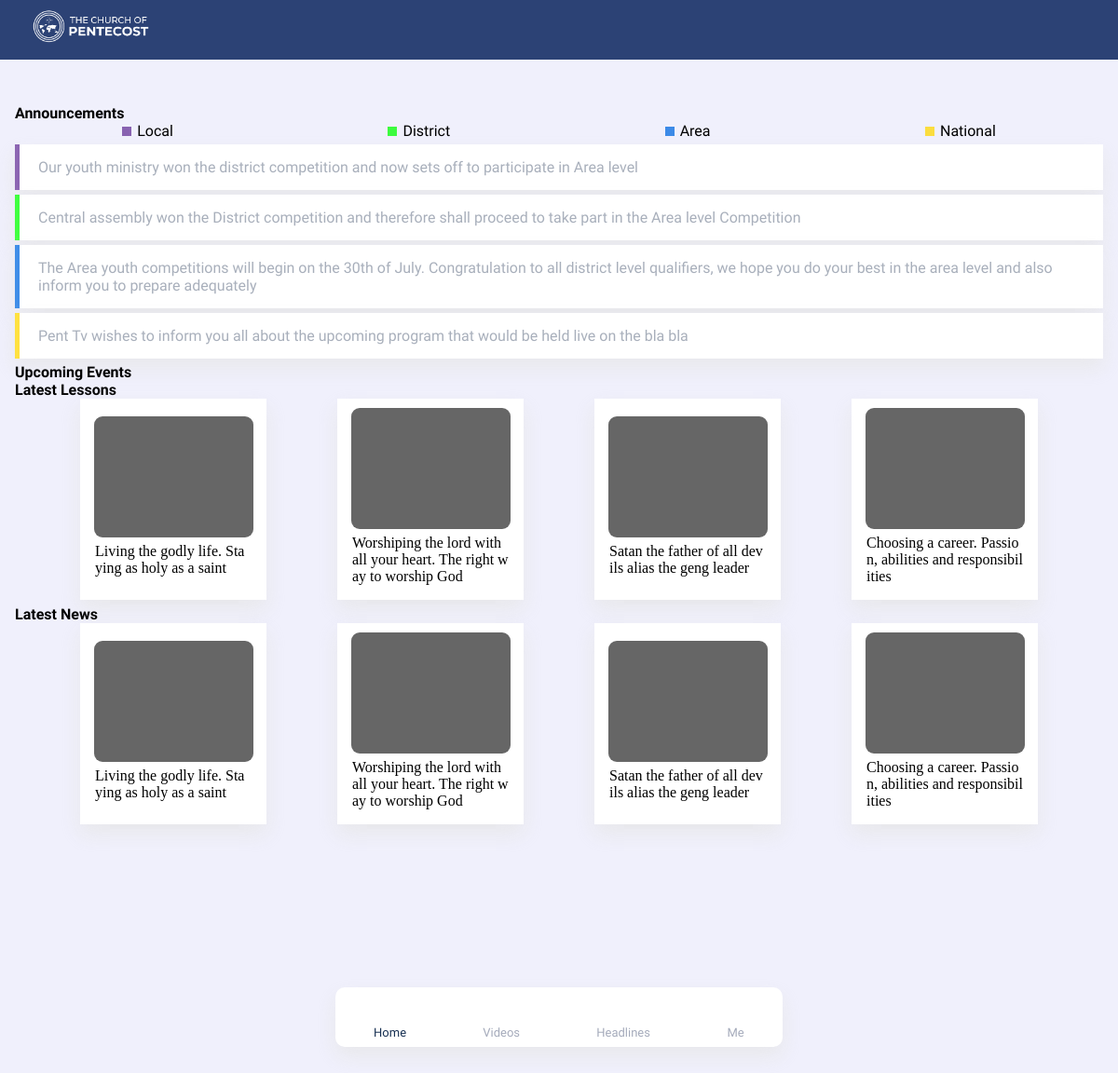
The page /member/home (signed in) on the database as committed earlier.
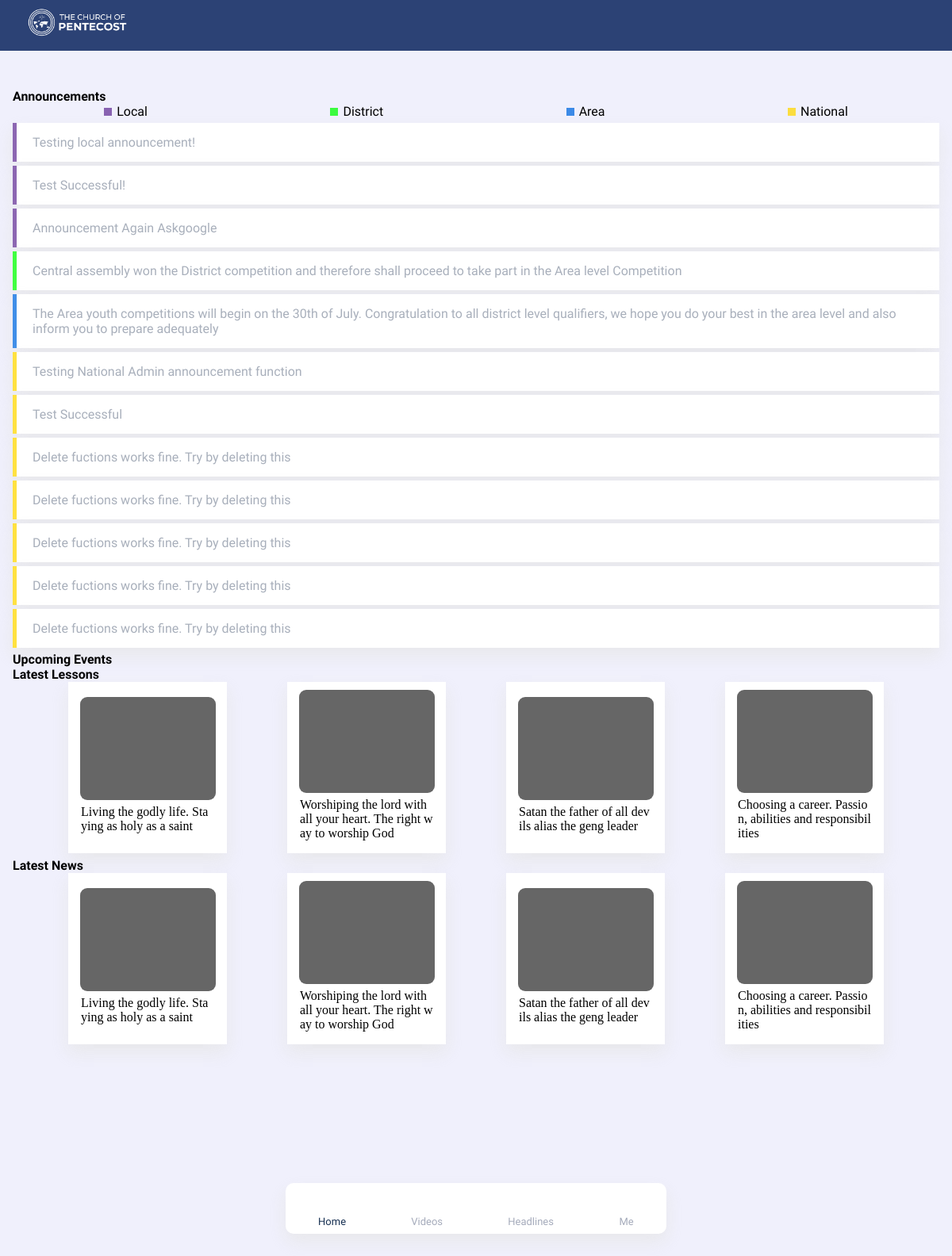
The same page on the database as committed later.
### thecop_app/models.py (models this page shows)
class LocalAnnouncement(models.Model):
    id = models.CharField(max_length=100, primary_key=True)
    date = models.DateField(auto_now=True)
    text = models.TextField()
    local = models.ForeignKey(LocalAssembly, on_delete=models.CASCADE)

class DistrictAnnouncement(models.Model):
    id = models.CharField(max_length=100, primary_key=True)
    date = models.DateField(auto_now=True)
    text = models.TextField()
    district = models.ForeignKey(District, on_delete=models.CASCADE)

class AreaAnnouncement(models.Model):
    id = models.CharField(max_length=100, primary_key=True)
    date = models.DateField(auto_now=True)
    text = models.TextField()
    area = models.ForeignKey(Area, on_delete=models.CASCADE)

class NationalAnnouncement(models.Model):
    id = models.CharField(max_length=100, primary_key=True)
    date = models.DateField(auto_now=True)
    text = models.TextField()
    nation = models.ForeignKey(Nation, on_delete=models.CASCADE)

### thecop_app/member/views.py (the view)
# urls.py: path("home", views.home, name="areaAdmin_home"),
def home(request):
    if request.session.get("member_id") is None:
        return redirect("member_login")
    else:
        try:
            member = Member.objects.get(pk=request.session.get("member_id"))
            upcoming_events = []
            current_datetime = timezone.now()
            for event in NationalEvent.objects.filter(start__gte=current_datetime).order_by('start'):
                upcoming_events.append(event)
            for event in AreaEvent.objects.filter(start__gte=current_datetime).order_by('start'):
                upcoming_events.append(event)
            for event in DistrictEvent.objects.filter(start__gte=current_datetime).order_by('start'):
                upcoming_events.append(event)
            for event in LocalEvent.objects.filter(start__gte=current_datetime).order_by('start'):
                upcoming_events.append(event)
            context = {
                "member": member,
                "upcoming_events": upcoming_events
            }
            return render(request, "thecop_app/member/home.html", context)
        except ObjectDoesNotExist:
            return redirect("member_login")
    return redirect("member_login")

### thecop_app/models.py (called while the page is built)
    def get_national_announcements(self):
        return self.local_assembly.district.area.nation.nationalannouncement_set.all()

    def get_area_announcements(self):
        return self.local_assembly.district.area.areaannouncement_set.all()

    def get_district_announcements(self):
        return self.local_assembly.district.districtannouncement_set.all()

    def get_local_announcements(self):
        return self.local_assembly.localannouncement_set.all()

### thecop_app/templates/thecop_app/member/home.html (shortened to what this page needs)
<!DOCTYPE html>
<html lang="en">
<head>
        <link rel="stylesheet" href="https://stackpath.bootstrapcdn.com/font-awesome/4.7.0/css/font-awesome.min.css">
    {% load static %}
    <link rel="stylesheet" href="{% static 'thecop_app/CSS/index.css' %}" />
    <link rel="stylesheet" href="{% static 'thecop_app/CSS/ananse.css' %}">
    <link rel="stylesheet" href="{% static 'thecop_app/CSS/form.css' %}">
    <link rel="stylesheet" href="{% static 'thecop_app/CSS/fa/allicons.css' %}">
</head>
<body style="display:grid">
<header class="header">
       <a href="index.html" class="brand">
        <img src="{% static 'thecop_app/images/The-Church-Of-Pentecost.png' %}"/>
       </a>
    </header>
<div class="appbody">
    <h4>Announcements</h4>
        <div class="anc-keys">
            <div class="key">
                <span class="box l"></span>
                <span>Local</span>
            </div>
            <div class="key">
                <span class="box d"></span>
                <span>District</span>
            </div>
            <div class="key">
                <span class="box a"></span>
                <span>Area</span>
            </div>
            <div class="key">
                <span class="box n"></span>
                <span>National</span>
            </div>
        </div>
    <div>
        {% for announcement in member.get_local_announcements %}
            <div class="anc l">
                <span>{{ announcement.text }}</span>
            </div>
        {% endfor %}
        {% for announcement in member.get_district_announcements %}
            <div class="anc d">
                <span>{{ announcement.text }}</span>
            </div>
        {% endfor %}
        {% for announcement in member.get_area_announcements %}
            <div class="anc a">
                <span>{{ announcement.text }}</span>
            </div>
        {% endfor %}
        {% for announcement in member.get_national_announcements %}
            <div class="anc n">
                <span>{{ announcement.text }}</span>
            </div>
        {% endfor %}
    </div>
 <h4>Upcoming Events</h4>
    <h4>Latest Lessons</h4>
    <div class="fl001">
        <div class="box001">
            <div class="cover"></div>
            <div class="text">Living the godly life. Staying as holy as a saint</div>
        </div>
        <div class="box001">
            <div class="cover"></div>
            <div class="text">Worshiping the lord with all your heart. The right way to worship God</div>
        </div>
        <div class="box001">
            <div class="cover"></div>
            <div class="text">Satan the father of all devils alias the geng leader</div>
        </div>
        <div class="box001">
        <div class="cover"></div>
        <div class="text">Choosing a career. Passion, abilities and responsibilities</div>
    </div>
    </div>
    <h4>Latest News</h4>
    <div class="fl001">
        <div class="box001">
            <div class="cover"></div>
            <div class="text">Living the godly life. Staying as holy as a saint</div>
        </div>
        <div class="box001">
            <div class="cover"></div>
            <div class="text">Worshiping the lord with all your heart. The right way to worship God</div>
        </div>
        <div class="box001">
            <div class="cover"></div>
            <div class="text">Satan the father of all devils alias the geng leader</div>
        </div>
        <div class="box001">
        <div class="cover"></div>
        <div class="text">Choosing a career. Passion, abilities and responsibilities</div>
    </div>
    </div>
<div class="blank"></div>
</div>
<bottomnav>
        <navitem is-selected onclick="window.open('{% url 'member_home' %}', '_self')" >
            <i class="fa-light fa-church"></i>
            <text>Home</text>
        </navitem>
        <navitem>
            <i class="fa-light fa-video"></i>
            <text>Videos</text>
        </navitem>
        <navitem onclick="window.open('{% url 'member_headlines' %}', '_self')" >
             <i class="fa-light fa-newspaper"></i>
            <text>Headlines</text>
        </navitem>
        <navitem onclick="window.open('{% url 'member_me' %}', '_self')">
            <i class="fa-light fa-user"></i>
            <text>Me</text>
        </navitem>
</bottomnav>
</body>
</html>

### thecop_app/static/thecop_app/CSS/index.css (style rules this page uses)
* { padding: 0; margin: 0; box-sizing: border-box; font-family: 'Ubuntu', sans-serif; }
body { background-color: #e6e6fa99; overflow-x: hidden; }
.header { z-index: 98; position: fixed; width: 100%; display: flex; justify-content: space-between; align-items: center; padding: 10px 30px; background: #2C4275; top: 0; }
.brand img { width: 135px; height: 40px; flex-basis: 60%; }
.anc { width: 100%; height: auto; background-color: white; box-shadow: 0px 10px 20px 0px rgba(229, 229, 229, 0.75); padding: 15px 20px; margin: 5px 0; display: grid; color: rgba(30, 48, 80, 0.388) }
.anc.a { border-left: 5px solid rgb(0, 105, 225, 0.75); }
.anc.n { border-left: 5px solid rgba(255, 215, 0, 0.75); }
.anc.d { border-left: 5px solid rgba(0, 255, 0, 0.75); }
.anc.l { border-left: 5px solid rgba(102, 51, 153, 0.75); }
.anc-keys { display: flex; flex-direction: row; align-items: center; justify-content: space-around; }
.anc-keys div.key { display: flex; flex-direction: row; align-items: center; justify-content: center; gap: 6px; }
.anc-keys div.key span.box { width: 10px; height: 10px; }
.anc-keys div.key span.box.l { background-color: rgba(102, 51, 153, 0.75);; }
.anc-keys div.key span.box.n { background-color: rgba(255, 215, 0, 0.75); }
.anc-keys div.key span.box.a { background-color: rgb(0, 105, 225, 0.75); }
.anc-keys div.key span.box.d { background-color: rgba(0, 255, 0, 0.75); }
.box001 { background-color: white; box-shadow: 0px 10px 20px 0px rgba(229, 229, 229, 0.75); display: flex; flex-direction: column; align-items: center; justify-content: center; padding: 10px; width: 47%; margin: 0 0 6px 0; }
.box001 div.cover { width: 95%; height: 130px; background-color: #666666; border-radius: 9px; }
.box001 div.text { text-align: left; width: 100%; font-family: calibri; padding: 6px 6px; word-break: break-all; }
.fl001 { display: flex; flex-direction: row; justify-content: space-evenly; gap: 6px; width: 100%; flex-wrap: wrap; }
@media screen and (min-width:700px) { .fl001 .box001 { width:200px; } }

### thecop_app/static/thecop_app/CSS/ananse.css (style rules this page uses)
* { padding: 0; margin: 0; box-sizing: border-box; font-family: 'Ubuntu', sans-serif; }
:root { --color-one: gold ; --color-two: #e91e63; --shadow: 0px 1px 5px -2px #9b8c8c; }
body { overflow-x: hidden; }
.blank { width: 100%; height: 10em; }
bottomnav { position: fixed; width: 40%; height: 4em; justify-self: center; align-self: center; justify-content: space-around; display: flex; background-color: white; bottom: 39px; box-shadow: 0px 10px 20px 0px rgba(229, 229, 229, 0.75); z-index: 10; border-radius: 10px; cursor: pointer; }
bottomnav > navitem { height: 90%; align-items: center; justify-content: center; display: flex; flex-direction: column; border-radius: 100px; padding: 12px; margin-top: 4px; }
bottomnav > navitem i { text-align: center; margin: 7px 0 0 0; color: #a5abbb; font-size: 24px !important; }
bottomnav > navitem text { text-align: center; text-transform: capitalize; color: #a5abbb; font-weight: 200; font-family: 'Ubuntu'; font-size: 13px; align-items: center; justify-content: center; display: flex; }
navitem[is-selected] text, navitem[is-selected] i { color: #183153; }
.appbody { margin: 7em 16px; }

Rows that differ between the two databases and show on the page:
changed LocalAnnouncement: text "Our youth ministry won the district competition and now sets off to participate in Area level" → "Testing local announcement!"
added LocalAnnouncement: text "Test Successful!"
added LocalAnnouncement: text "Announcement Again Askgoogle"
changed NationalAnnouncement: text "Pent Tv wishes to inform you all about the upcoming program that would be held live on the bla bla" → "Testing National Admin announcement function"
added NationalAnnouncement: text "Test Successful"
added NationalAnnouncement: text "Delete fuctions works fine. Try by deleting this"
added NationalAnnouncement: text "Delete fuctions works fine. Try by deleting this"
added NationalAnnouncement: text "Delete fuctions works fine. Try by deleting this"
added NationalAnnouncement: text "Delete fuctions works fine. Try by deleting this"
added NationalAnnouncement: text "Delete fuctions works fine. Try by deleting this"
